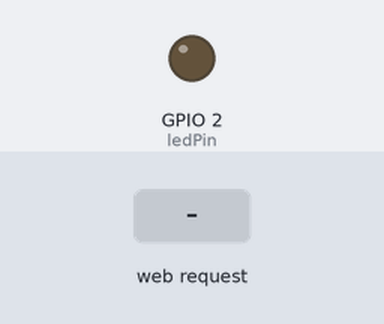
Recording of a sketch running on a simulated ESP8266 (NodeMCU). On the bench: output pins drawn as LEDs (lit = HIGH). The inputs (shaded band) are chosen by the test bench. WiFi joins after 1.5 s; servers stay silent unless stated; what the sketch prints to the serial monitor is not drawn.

Above: at 2.7 s.
2.8 s: HTTP request GET /LED=ON received
At 3.2 s:
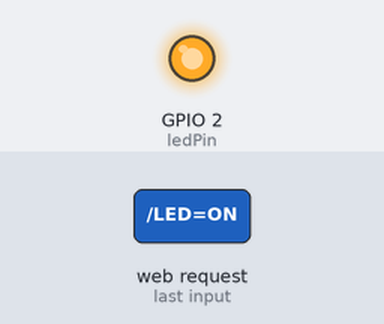
4.3 s: HTTP request GET /LED=OFF received
At 5.6 s:
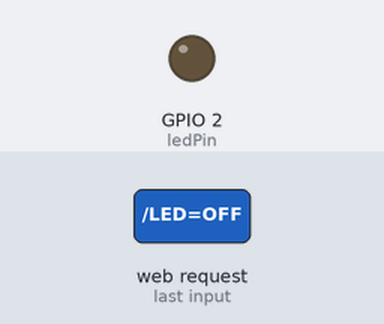
Timing chart, 0 to 7.3 s (numbered marks = the images above; inputs shaded):
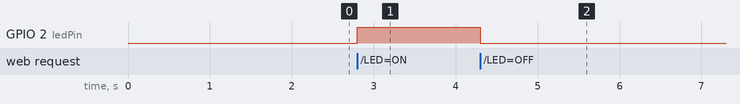

Measured:
- after the input at 2.8 s, GPIO 2 (ledPin): LOW → HIGH at once
- after the input at 4.3 s, GPIO 2 (ledPin): HIGH → LOW at once

The sketch:

HelloServer.ino
```cpp
#include <ESP8266WiFi.h>

const char* ssid = "Galaxy S5 5664"; // your wireless network name (SSID)
const char* password = "idbt3270"; // your Wi-Fi network password

int ledPin = LED_BUILTIN; // GPIO2
WiFiServer server(80);

void setup() {
Serial.begin(115200);
delay(10);

pinMode(ledPin, OUTPUT);
digitalWrite(ledPin, LOW);

// Connect to WiFi network
Serial.println();
Serial.println();
Serial.print("Connecting to ");
Serial.println(ssid);

WiFi.begin(ssid, password);

while (WiFi.status() != WL_CONNECTED) {
delay(500);
Serial.print(".");
}
Serial.println("");
Serial.println("WiFi connected");

// Start the server
server.begin();
Serial.println("Server started");

// Print the IP address
Serial.print("Use this URL to connect: ");
Serial.print("http://");
Serial.print(WiFi.localIP());
Serial.println("/");

}

void loop() {
// Check if a client has connected
WiFiClient client = server.available();
if (!client) {
return;
}

// Wait until the client sends some data
Serial.println("new client");
while(!client.available()){
delay(1);
}

// Read the first line of the request
String request = client.readStringUntil('\r');
Serial.println(request);
client.flush();

// Match the request

int value = LOW;
if (request.indexOf("/LED=ON") != -1) {
digitalWrite(ledPin, HIGH);
value = HIGH;
}
if (request.indexOf("/LED=OFF") != -1) {
digitalWrite(ledPin, LOW);
value = LOW;
}

// Set ledPin according to the request
//digitalWrite(ledPin, value);

// Return the response
client.println("HTTP/1.1 200 OK");
client.println("Content-Type: text/html");
client.println(""); // do not forget this one
client.println("<!DOCTYPE HTML>");
client.println("<html>");

client.print("Led pin is now: ");

if(value == HIGH) {
client.print("On");
} else {
client.print("Off");
}
client.println("<br><br>");
client.println("Click <a href=\"/LED=ON\">here</a> turn the LED on pin 2 ON<br>");
client.println("Click <a href=\"/LED=OFF\">here</a> turn the LED on pin 2 OFF<br>");
client.println("</html>");

delay(1);
Serial.println("Client disonnected");
Serial.println("");

}
```
